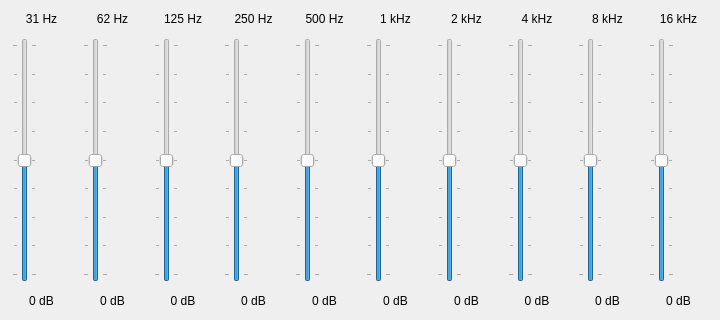
<?xml version="1.0" encoding="UTF-8"?>
<ui version="4.0">
 <class>EqualizerWidget</class>
 <widget class="QWidget" name="EqualizerWidget">
  <property name="geometry">
   <rect>
    <x>0</x>
    <y>0</y>
    <width>720</width>
    <height>320</height>
   </rect>
  </property>
  <layout class="QHBoxLayout" name="horizontalLayout">
   <property name="spacing">
    <number>12</number>
   </property>
   <property name="margin">
    <number>12</number>
   </property>
   <item>
    <layout class="QVBoxLayout" name="bandLayout0">
     <item>
      <widget class="QLabel" name="labelFreq0">
       <property name="text">
        <string>31 Hz</string>
       </property>
       <property name="alignment">
        <set>Qt::AlignHCenter|Qt::AlignVCenter</set>
       </property>
      </widget>
     </item>
     <item>
      <widget class="QSlider" name="sliderBand0">
       <property name="minimum">
        <number>-12</number>
       </property>
       <property name="maximum">
        <number>12</number>
       </property>
       <property name="singleStep">
        <number>1</number>
       </property>
       <property name="pageStep">
        <number>1</number>
       </property>
       <property name="tickInterval">
        <number>3</number>
       </property>
       <property name="value">
        <number>0</number>
       </property>
       <property name="orientation">
        <enum>Qt::Vertical</enum>
       </property>
       <property name="tickPosition">
        <enum>QSlider::TicksBothSides</enum>
       </property>
      </widget>
     </item>
     <item>
      <widget class="QLabel" name="labelValue0">
       <property name="text">
        <string>0 dB</string>
       </property>
       <property name="alignment">
        <set>Qt::AlignHCenter|Qt::AlignTop</set>
       </property>
      </widget>
     </item>
    </layout>
   </item>
   <item>
    <layout class="QVBoxLayout" name="bandLayout1">
     <item>
      <widget class="QLabel" name="labelFreq1">
       <property name="text">
        <string>62 Hz</string>
       </property>
       <property name="alignment">
        <set>Qt::AlignHCenter|Qt::AlignVCenter</set>
       </property>
      </widget>
     </item>
     <item>
      <widget class="QSlider" name="sliderBand1">
       <property name="minimum">
        <number>-12</number>
       </property>
       <property name="maximum">
        <number>12</number>
       </property>
       <property name="singleStep">
        <number>1</number>
       </property>
       <property name="pageStep">
        <number>1</number>
       </property>
       <property name="tickInterval">
        <number>3</number>
       </property>
       <property name="value">
        <number>0</number>
       </property>
       <property name="orientation">
        <enum>Qt::Vertical</enum>
       </property>
       <property name="tickPosition">
        <enum>QSlider::TicksBothSides</enum>
       </property>
      </widget>
     </item>
     <item>
      <widget class="QLabel" name="labelValue1">
       <property name="text">
        <string>0 dB</string>
       </property>
       <property name="alignment">
        <set>Qt::AlignHCenter|Qt::AlignTop</set>
       </property>
      </widget>
     </item>
    </layout>
   </item>
   <item>
    <layout class="QVBoxLayout" name="bandLayout2">
     <item>
      <widget class="QLabel" name="labelFreq2">
       <property name="text">
        <string>125 Hz</string>
       </property>
       <property name="alignment">
        <set>Qt::AlignHCenter|Qt::AlignVCenter</set>
       </property>
      </widget>
     </item>
     <item>
      <widget class="QSlider" name="sliderBand2">
       <property name="minimum">
        <number>-12</number>
       </property>
       <property name="maximum">
        <number>12</number>
       </property>
       <property name="singleStep">
        <number>1</number>
       </property>
       <property name="pageStep">
        <number>1</number>
       </property>
       <property name="tickInterval">
        <number>3</number>
       </property>
       <property name="value">
        <number>0</number>
       </property>
       <property name="orientation">
        <enum>Qt::Vertical</enum>
       </property>
       <property name="tickPosition">
        <enum>QSlider::TicksBothSides</enum>
       </property>
      </widget>
     </item>
     <item>
      <widget class="QLabel" name="labelValue2">
       <property name="text">
        <string>0 dB</string>
       </property>
       <property name="alignment">
        <set>Qt::AlignHCenter|Qt::AlignTop</set>
       </property>
      </widget>
     </item>
    </layout>
   </item>
   <item>
    <layout class="QVBoxLayout" name="bandLayout3">
     <item>
      <widget class="QLabel" name="labelFreq3">
       <property name="text">
        <string>250 Hz</string>
       </property>
       <property name="alignment">
        <set>Qt::AlignHCenter|Qt::AlignVCenter</set>
       </property>
      </widget>
     </item>
     <item>
      <widget class="QSlider" name="sliderBand3">
       <property name="minimum">
        <number>-12</number>
       </property>
       <property name="maximum">
        <number>12</number>
       </property>
       <property name="singleStep">
        <number>1</number>
       </property>
       <property name="pageStep">
        <number>1</number>
       </property>
       <property name="tickInterval">
        <number>3</number>
       </property>
       <property name="value">
        <number>0</number>
       </property>
       <property name="orientation">
        <enum>Qt::Vertical</enum>
       </property>
       <property name="tickPosition">
        <enum>QSlider::TicksBothSides</enum>
       </property>
      </widget>
     </item>
     <item>
      <widget class="QLabel" name="labelValue3">
       <property name="text">
        <string>0 dB</string>
       </property>
       <property name="alignment">
        <set>Qt::AlignHCenter|Qt::AlignTop</set>
       </property>
      </widget>
     </item>
    </layout>
   </item>
   <item>
    <layout class="QVBoxLayout" name="bandLayout4">
     <item>
      <widget class="QLabel" name="labelFreq4">
       <property name="text">
        <string>500 Hz</string>
       </property>
       <property name="alignment">
        <set>Qt::AlignHCenter|Qt::AlignVCenter</set>
       </property>
      </widget>
     </item>
     <item>
      <widget class="QSlider" name="sliderBand4">
       <property name="minimum">
        <number>-12</number>
       </property>
       <property name="maximum">
        <number>12</number>
       </property>
       <property name="singleStep">
        <number>1</number>
       </property>
       <property name="pageStep">
        <number>1</number>
       </property>
       <property name="tickInterval">
        <number>3</number>
       </property>
       <property name="value">
        <number>0</number>
       </property>
       <property name="orientation">
        <enum>Qt::Vertical</enum>
       </property>
       <property name="tickPosition">
        <enum>QSlider::TicksBothSides</enum>
       </property>
      </widget>
     </item>
     <item>
      <widget class="QLabel" name="labelValue4">
       <property name="text">
        <string>0 dB</string>
       </property>
       <property name="alignment">
        <set>Qt::AlignHCenter|Qt::AlignTop</set>
       </property>
      </widget>
     </item>
    </layout>
   </item>
   <item>
    <layout class="QVBoxLayout" name="bandLayout5">
     <item>
      <widget class="QLabel" name="labelFreq5">
       <property name="text">
        <string>1 kHz</string>
       </property>
       <property name="alignment">
        <set>Qt::AlignHCenter|Qt::AlignVCenter</set>
       </property>
      </widget>
     </item>
     <item>
      <widget class="QSlider" name="sliderBand5">
       <property name="minimum">
        <number>-12</number>
       </property>
       <property name="maximum">
        <number>12</number>
       </property>
       <property name="singleStep">
        <number>1</number>
       </property>
       <property name="pageStep">
        <number>1</number>
       </property>
       <property name="tickInterval">
        <number>3</number>
       </property>
       <property name="value">
        <number>0</number>
       </property>
       <property name="orientation">
        <enum>Qt::Vertical</enum>
       </property>
       <property name="tickPosition">
        <enum>QSlider::TicksBothSides</enum>
       </property>
      </widget>
     </item>
     <item>
      <widget class="QLabel" name="labelValue5">
       <property name="text">
        <string>0 dB</string>
       </property>
       <property name="alignment">
        <set>Qt::AlignHCenter|Qt::AlignTop</set>
       </property>
      </widget>
     </item>
    </layout>
   </item>
   <item>
    <layout class="QVBoxLayout" name="bandLayout6">
     <item>
      <widget class="QLabel" name="labelFreq6">
       <property name="text">
        <string>2 kHz</string>
       </property>
       <property name="alignment">
        <set>Qt::AlignHCenter|Qt::AlignVCenter</set>
       </property>
      </widget>
     </item>
     <item>
      <widget class="QSlider" name="sliderBand6">
       <property name="minimum">
        <number>-12</number>
       </property>
       <property name="maximum">
        <number>12</number>
       </property>
       <property name="singleStep">
        <number>1</number>
       </property>
       <property name="pageStep">
        <number>1</number>
       </property>
       <property name="tickInterval">
        <number>3</number>
       </property>
       <property name="value">
        <number>0</number>
       </property>
       <property name="orientation">
        <enum>Qt::Vertical</enum>
       </property>
       <property name="tickPosition">
        <enum>QSlider::TicksBothSides</enum>
       </property>
      </widget>
     </item>
     <item>
      <widget class="QLabel" name="labelValue6">
       <property name="text">
        <string>0 dB</string>
       </property>
       <property name="alignment">
        <set>Qt::AlignHCenter|Qt::AlignTop</set>
       </property>
      </widget>
     </item>
    </layout>
   </item>
   <item>
    <layout class="QVBoxLayout" name="bandLayout7">
     <item>
      <widget class="QLabel" name="labelFreq7">
       <property name="text">
        <string>4 kHz</string>
       </property>
       <property name="alignment">
        <set>Qt::AlignHCenter|Qt::AlignVCenter</set>
       </property>
      </widget>
     </item>
     <item>
      <widget class="QSlider" name="sliderBand7">
       <property name="minimum">
        <number>-12</number>
       </property>
       <property name="maximum">
        <number>12</number>
       </property>
       <property name="singleStep">
        <number>1</number>
       </property>
       <property name="pageStep">
        <number>1</number>
       </property>
       <property name="tickInterval">
        <number>3</number>
       </property>
       <property name="value">
        <number>0</number>
       </property>
       <property name="orientation">
        <enum>Qt::Vertical</enum>
       </property>
       <property name="tickPosition">
        <enum>QSlider::TicksBothSides</enum>
       </property>
      </widget>
     </item>
     <item>
      <widget class="QLabel" name="labelValue7">
       <property name="text">
        <string>0 dB</string>
       </property>
       <property name="alignment">
        <set>Qt::AlignHCenter|Qt::AlignTop</set>
       </property>
      </widget>
     </item>
    </layout>
   </item>
   <item>
    <layout class="QVBoxLayout" name="bandLayout8">
     <item>
      <widget class="QLabel" name="labelFreq8">
       <property name="text">
        <string>8 kHz</string>
       </property>
       <property name="alignment">
        <set>Qt::AlignHCenter|Qt::AlignVCenter</set>
       </property>
      </widget>
     </item>
     <item>
      <widget class="QSlider" name="sliderBand8">
       <property name="minimum">
        <number>-12</number>
       </property>
       <property name="maximum">
        <number>12</number>
       </property>
       <property name="singleStep">
        <number>1</number>
       </property>
       <property name="pageStep">
        <number>1</number>
       </property>
       <property name="tickInterval">
        <number>3</number>
       </property>
       <property name="value">
        <number>0</number>
       </property>
       <property name="orientation">
        <enum>Qt::Vertical</enum>
       </property>
       <property name="tickPosition">
        <enum>QSlider::TicksBothSides</enum>
       </property>
      </widget>
     </item>
     <item>
      <widget class="QLabel" name="labelValue8">
       <property name="text">
        <string>0 dB</string>
       </property>
       <property name="alignment">
        <set>Qt::AlignHCenter|Qt::AlignTop</set>
       </property>
      </widget>
     </item>
    </layout>
   </item>
   <item>
    <layout class="QVBoxLayout" name="bandLayout9">
     <item>
      <widget class="QLabel" name="labelFreq9">
       <property name="text">
        <string>16 kHz</string>
       </property>
       <property name="alignment">
        <set>Qt::AlignHCenter|Qt::AlignVCenter</set>
       </property>
      </widget>
     </item>
     <item>
      <widget class="QSlider" name="sliderBand9">
       <property name="minimum">
        <number>-12</number>
       </property>
       <property name="maximum">
        <number>12</number>
       </property>
       <property name="singleStep">
        <number>1</number>
       </property>
       <property name="pageStep">
        <number>1</number>
       </property>
       <property name="tickInterval">
        <number>3</number>
       </property>
       <property name="value">
        <number>0</number>
       </property>
       <property name="orientation">
        <enum>Qt::Vertical</enum>
       </property>
       <property name="tickPosition">
        <enum>QSlider::TicksBothSides</enum>
       </property>
      </widget>
     </item>
     <item>
      <widget class="QLabel" name="labelValue9">
       <property name="text">
        <string>0 dB</string>
       </property>
       <property name="alignment">
        <set>Qt::AlignHCenter|Qt::AlignTop</set>
       </property>
      </widget>
     </item>
    </layout>
   </item>
  </layout>
 </widget>
 <resources/>
 <connections/>
</ui>
